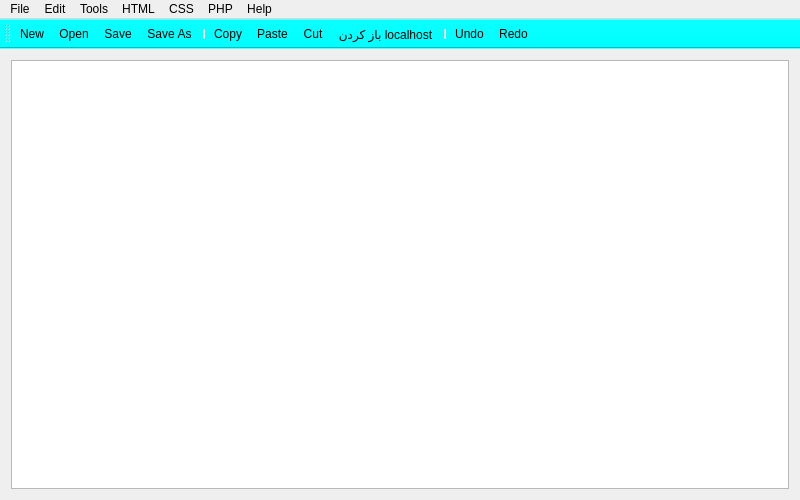
<?xml version="1.0" encoding="UTF-8"?>
<ui version="4.0">
 <class>MainWindow</class>
 <widget class="QMainWindow" name="MainWindow">
  <property name="geometry">
   <rect>
    <x>0</x>
    <y>0</y>
    <width>800</width>
    <height>500</height>
   </rect>
  </property>
  <property name="windowTitle">
   <string>Editor_Text</string>
  </property>
  <property name="windowIcon">
   <iconset resource="file.qrc">
    <normaloff>:/image/File/Image-And-Icon/HACKER-128.png</normaloff>:/image/File/Image-And-Icon/HACKER-128.png</iconset>
  </property>
  <property name="styleSheet">
   <string notr="true">QToolBar{
background:rgb(0, 255, 255);
}
QTextEdit{

text-shadow:1px 1px 4px rgba(16,154,181,1);font-weight:normal;color:#000000;letter-spacing:1pt;word-spacing:2pt;font-size:15px;text-align:left;font-family:lucida sans unicode, lucida grande, sans-serif;line-height:1;


}
QStatusBar{
background:rgb(85, 255, 255)
}
</string>
  </property>
  <widget class="QWidget" name="centralWidget">
   <layout class="QGridLayout" name="gridLayout">
    <item row="0" column="0">
     <widget class="QTextEdit" name="textEdit">
      <property name="styleSheet">
       <string notr="true"/>
      </property>
      <property name="html">
       <string>&lt;!DOCTYPE HTML PUBLIC &quot;-//W3C//DTD HTML 4.0//EN&quot; &quot;http://www.w3.org/TR/REC-html40/strict.dtd&quot;&gt;
&lt;html&gt;&lt;head&gt;&lt;meta name=&quot;qrichtext&quot; content=&quot;1&quot; /&gt;&lt;style type=&quot;text/css&quot;&gt;
p, li { white-space: pre-wrap; }
&lt;/style&gt;&lt;/head&gt;&lt;body style=&quot; font-family:'lucida sans unicode,lucida grande,sans-serif'; font-size:15px; font-weight:400; font-style:normal;&quot;&gt;
&lt;p style=&quot;-qt-paragraph-type:empty; margin-top:0px; margin-bottom:0px; margin-left:0px; margin-right:0px; -qt-block-indent:0; text-indent:0px; font-family:'Monospace'; font-size:10pt;&quot;&gt;&lt;br /&gt;&lt;/p&gt;&lt;/body&gt;&lt;/html&gt;</string>
      </property>
     </widget>
    </item>
   </layout>
  </widget>
  <widget class="QMenuBar" name="menuBar">
   <property name="geometry">
    <rect>
     <x>0</x>
     <y>0</y>
     <width>800</width>
     <height>21</height>
    </rect>
   </property>
   <widget class="QMenu" name="menuFile">
    <property name="title">
     <string>File</string>
    </property>
    <addaction name="actionNew"/>
    <addaction name="actionOpen"/>
    <addaction name="actionSave"/>
    <addaction name="actionSave_As"/>
   </widget>
   <widget class="QMenu" name="menuEdit">
    <property name="title">
     <string>Edit</string>
    </property>
    <addaction name="actionCopy"/>
    <addaction name="actionCut"/>
    <addaction name="actionPaste"/>
    <addaction name="action_localhost"/>
    <addaction name="separator"/>
    <addaction name="actionUndo"/>
    <addaction name="actionRedo"/>
   </widget>
   <widget class="QMenu" name="menuTools">
    <property name="title">
     <string>HTML</string>
    </property>
    <widget class="QMenu" name="menu">
     <property name="title">
      <string>کار با متن ها</string>
     </property>
     <addaction name="action_4"/>
     <addaction name="action_5"/>
     <addaction name="action"/>
     <addaction name="action_15"/>
     <addaction name="action_16"/>
    </widget>
    <widget class="QMenu" name="menu_2">
     <property name="title">
      <string>فونت ها</string>
     </property>
     <addaction name="action_6"/>
     <addaction name="action_2"/>
    </widget>
    <widget class="QMenu" name="menu_3">
     <property name="title">
      <string>کارکتر های خاص</string>
     </property>
     <addaction name="action_3"/>
     <addaction name="action_8"/>
     <addaction name="action_9"/>
     <addaction name="action_10"/>
     <addaction name="action_11"/>
     <addaction name="action_12"/>
     <addaction name="action_13"/>
    </widget>
    <widget class="QMenu" name="menu_4">
     <property name="title">
      <string>فورم ها</string>
     </property>
     <addaction name="action_20"/>
     <addaction name="action_18"/>
     <addaction name="action_19"/>
     <addaction name="action_21"/>
    </widget>
    <addaction name="actionFirst_code"/>
    <addaction name="menu"/>
    <addaction name="menu_2"/>
    <addaction name="menu_3"/>
    <addaction name="menu_4"/>
    <addaction name="separator"/>
    <addaction name="actionBackground_color"/>
    <addaction name="action_14"/>
    <addaction name="action_7"/>
    <addaction name="action_22"/>
   </widget>
   <widget class="QMenu" name="menuPhp">
    <property name="title">
     <string>PHP</string>
    </property>
    <addaction name="actionIp_Logger"/>
    <addaction name="actionDownload_File"/>
    <addaction name="action_24"/>
   </widget>
   <widget class="QMenu" name="menuHelp">
    <property name="title">
     <string>Help</string>
    </property>
    <addaction name="action_23"/>
    <addaction name="action_17"/>
   </widget>
   <widget class="QMenu" name="menuCss">
    <property name="title">
     <string>CSS</string>
    </property>
    <addaction name="action_25"/>
    <addaction name="action_26"/>
    <addaction name="action_27"/>
   </widget>
   <widget class="QMenu" name="menuTools_2">
    <property name="title">
     <string>Tools</string>
    </property>
    <addaction name="actionHex_Color"/>
   </widget>
   <addaction name="menuFile"/>
   <addaction name="menuEdit"/>
   <addaction name="menuTools_2"/>
   <addaction name="menuTools"/>
   <addaction name="menuCss"/>
   <addaction name="menuPhp"/>
   <addaction name="menuHelp"/>
  </widget>
  <widget class="QToolBar" name="mainToolBar">
   <property name="autoFillBackground">
    <bool>false</bool>
   </property>
   <attribute name="toolBarArea">
    <enum>TopToolBarArea</enum>
   </attribute>
   <attribute name="toolBarBreak">
    <bool>false</bool>
   </attribute>
   <addaction name="actionNew"/>
   <addaction name="actionOpen"/>
   <addaction name="actionSave"/>
   <addaction name="actionSave_As"/>
   <addaction name="separator"/>
   <addaction name="actionCopy"/>
   <addaction name="actionPaste"/>
   <addaction name="actionCut"/>
   <addaction name="action_localhost"/>
   <addaction name="separator"/>
   <addaction name="actionUndo"/>
   <addaction name="actionRedo"/>
  </widget>
  <action name="actionNew">
   <property name="icon">
    <iconset resource="file.qrc">
     <normaloff>:/image/File/Image-And-Icon/add.png</normaloff>:/image/File/Image-And-Icon/add.png</iconset>
   </property>
   <property name="text">
    <string>New</string>
   </property>
   <property name="toolTip">
    <string>ساخت فایل جدید</string>
   </property>
   <property name="shortcut">
    <string>Ctrl+W</string>
   </property>
  </action>
  <action name="actionOpen">
   <property name="icon">
    <iconset resource="file.qrc">
     <normaloff>:/image/File/Image-And-Icon/folder_2_open-512.png</normaloff>:/image/File/Image-And-Icon/folder_2_open-512.png</iconset>
   </property>
   <property name="text">
    <string>Open</string>
   </property>
   <property name="toolTip">
    <string>باز کردن فایل</string>
   </property>
   <property name="shortcut">
    <string>Ctrl+O</string>
   </property>
  </action>
  <action name="actionSave">
   <property name="icon">
    <iconset resource="file.qrc">
     <normaloff>:/image/File/Image-And-Icon/save.png</normaloff>:/image/File/Image-And-Icon/save.png</iconset>
   </property>
   <property name="text">
    <string>Save</string>
   </property>
   <property name="toolTip">
    <string>ذخیره</string>
   </property>
   <property name="shortcut">
    <string>Ctrl+S</string>
   </property>
  </action>
  <action name="actionCopy">
   <property name="icon">
    <iconset resource="file.qrc">
     <normaloff>:/image/File/Image-And-Icon/copy-copy-icon-75335.png</normaloff>:/image/File/Image-And-Icon/copy-copy-icon-75335.png</iconset>
   </property>
   <property name="text">
    <string>Copy</string>
   </property>
   <property name="toolTip">
    <string>کپی کردن</string>
   </property>
   <property name="shortcut">
    <string>Ctrl+C</string>
   </property>
  </action>
  <action name="actionCut">
   <property name="icon">
    <iconset resource="file.qrc">
     <normaloff>:/image/File/Image-And-Icon/scissor-512.png</normaloff>:/image/File/Image-And-Icon/scissor-512.png</iconset>
   </property>
   <property name="text">
    <string>Cut</string>
   </property>
   <property name="toolTip">
    <string>بریدن </string>
   </property>
   <property name="shortcut">
    <string>Ctrl+X</string>
   </property>
  </action>
  <action name="actionUndo">
   <property name="icon">
    <iconset resource="file.qrc">
     <normaloff>:/image/File/Image-And-Icon/icon-ios7-undo-512.png</normaloff>:/image/File/Image-And-Icon/icon-ios7-undo-512.png</iconset>
   </property>
   <property name="text">
    <string>Undo</string>
   </property>
   <property name="toolTip">
    <string>برگشتن </string>
   </property>
   <property name="shortcut">
    <string>Ctrl+Z</string>
   </property>
  </action>
  <action name="actionRedo">
   <property name="icon">
    <iconset resource="file.qrc">
     <normaloff>:/image/File/Image-And-Icon/23654.png</normaloff>:/image/File/Image-And-Icon/23654.png</iconset>
   </property>
   <property name="text">
    <string>Redo</string>
   </property>
   <property name="toolTip">
    <string>جلو رفتن</string>
   </property>
   <property name="shortcut">
    <string>Ctrl+Y</string>
   </property>
  </action>
  <action name="actionPaste">
   <property name="icon">
    <iconset resource="file.qrc">
     <normaloff>:/image/File/Image-And-Icon/thin-0255_paste_clipboard-512.png</normaloff>:/image/File/Image-And-Icon/thin-0255_paste_clipboard-512.png</iconset>
   </property>
   <property name="text">
    <string>Paste</string>
   </property>
   <property name="toolTip">
    <string>چسپاندن</string>
   </property>
   <property name="shortcut">
    <string>Ctrl+V</string>
   </property>
  </action>
  <action name="actionSave_As">
   <property name="icon">
    <iconset resource="file.qrc">
     <normaloff>:/image/File/Image-And-Icon/Save-icon.png</normaloff>:/image/File/Image-And-Icon/Save-icon.png</iconset>
   </property>
   <property name="text">
    <string>Save As</string>
   </property>
   <property name="toolTip">
    <string>ذخیره کردن در...</string>
   </property>
   <property name="shortcut">
    <string>Ctrl+Shift+S</string>
   </property>
  </action>
  <action name="actionBackground_color">
   <property name="text">
    <string>Background-color</string>
   </property>
  </action>
  <action name="actionFirst_code">
   <property name="text">
    <string>کد های اولیه</string>
   </property>
  </action>
  <action name="action_4">
   <property name="text">
    <string>پر رنگ و بولد</string>
   </property>
  </action>
  <action name="action_5">
   <property name="text">
    <string>زیر خط</string>
   </property>
  </action>
  <action name="action_6">
   <property name="text">
    <string>اندازه</string>
   </property>
  </action>
  <action name="action_2">
   <property name="text">
    <string>رنگ</string>
   </property>
  </action>
  <action name="action_7">
   <property name="text">
    <string>عکس</string>
   </property>
  </action>
  <action name="action_3">
   <property name="text">
    <string>امپرسند</string>
   </property>
  </action>
  <action name="action_8">
   <property name="text">
    <string>علامت کپی رایت </string>
   </property>
  </action>
  <action name="action_9">
   <property name="text">
    <string>علامت ثبت شده</string>
   </property>
  </action>
  <action name="action_10">
   <property name="text">
    <string>علامت تجاری</string>
   </property>
  </action>
  <action name="action_11">
   <property name="text">
    <string>علامت کوچکتر از</string>
   </property>
  </action>
  <action name="action_12">
   <property name="text">
    <string>علامت بزرگتر از</string>
   </property>
  </action>
  <action name="action_13">
   <property name="text">
    <string>علامت خنجر</string>
   </property>
  </action>
  <action name="action_14">
   <property name="text">
    <string>ایمیل</string>
   </property>
  </action>
  <action name="actionIp_Logger">
   <property name="text">
    <string>Ip Logger</string>
   </property>
  </action>
  <action name="actionDownload_File">
   <property name="text">
    <string>Download File</string>
   </property>
  </action>
  <action name="action">
   <property name="text">
    <string>ایجاد لنگر</string>
   </property>
  </action>
  <action name="action_15">
   <property name="text">
    <string>ادرس یک متن</string>
   </property>
  </action>
  <action name="action_16">
   <property name="text">
    <string>ایجاد نقل قول</string>
   </property>
  </action>
  <action name="action_18">
   <property name="text">
    <string>ایجاد دکمه</string>
   </property>
  </action>
  <action name="action_19">
   <property name="text">
    <string>تقسیم فضا</string>
   </property>
  </action>
  <action name="action_20">
   <property name="text">
    <string>ایجاد فورم</string>
   </property>
  </action>
  <action name="action_21">
   <property name="text">
    <string>ایجاد خط از عرض</string>
   </property>
  </action>
  <action name="action_22">
   <property name="text">
    <string>اتباط با فایل بیرونی</string>
   </property>
  </action>
  <action name="action_23">
   <property name="text">
    <string>درباره</string>
   </property>
  </action>
  <action name="action_24">
   <property name="text">
    <string>تولید اعداد تصادفی</string>
   </property>
  </action>
  <action name="action_25">
   <property name="text">
    <string>سایه دار کردن</string>
   </property>
  </action>
  <action name="action_26">
   <property name="text">
    <string>بازتاب متن</string>
   </property>
  </action>
  <action name="action_27">
   <property name="text">
    <string>کد لودینگ</string>
   </property>
  </action>
  <action name="actionHex_Color">
   <property name="icon">
    <iconset resource="file.qrc">
     <normaloff>:/image/File/Image-And-Icon/settings-icon.png</normaloff>:/image/File/Image-And-Icon/settings-icon.png</iconset>
   </property>
   <property name="text">
    <string>Hex Color</string>
   </property>
  </action>
  <action name="action_17">
   <property name="text">
    <string>کانال ما</string>
   </property>
  </action>
  <action name="action_localhost">
   <property name="icon">
    <iconset resource="file.qrc">
     <normaloff>:/image/File/Image-And-Icon/website.png</normaloff>:/image/File/Image-And-Icon/website.png</iconset>
   </property>
   <property name="text">
    <string>باز کردن localhost</string>
   </property>
   <property name="toolTip">
    <string>&lt;html&gt;&lt;head/&gt;&lt;body&gt;&lt;p&gt;بازکردن &lt;span style=&quot; color:#ff0000;&quot;&gt;localhost&lt;/span&gt;&lt;/p&gt;&lt;/body&gt;&lt;/html&gt;</string>
   </property>
   <property name="shortcut">
    <string>Ctrl+L</string>
   </property>
  </action>
 </widget>
 <layoutdefault spacing="6" margin="11"/>
 <resources>
  <include location="file.qrc"/>
 </resources>
 <connections/>
</ui>
